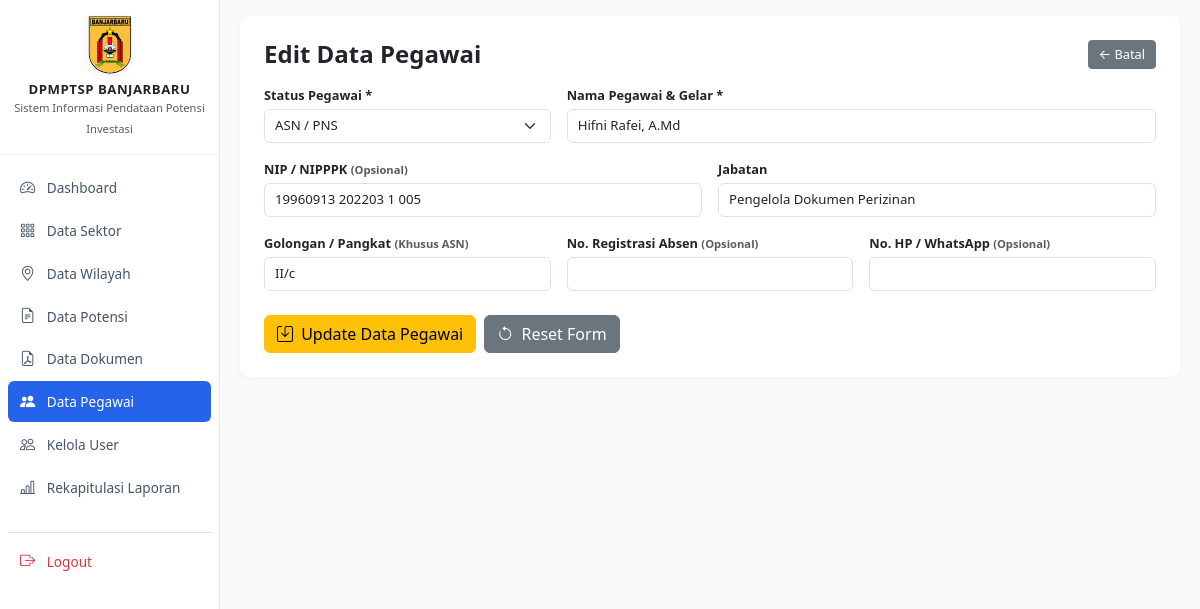
The app's page /admin/pegawai_edit.php?id=23 (signed in) with its own data.
### tables this page shows
CREATE TABLE `pegawai` (
  `id_pegawai` int NOT NULL AUTO_INCREMENT,
  `nip` varchar(50) DEFAULT NULL,
  `nama_pegawai` varchar(255) NOT NULL,
  `status_pegawai` enum('ASN','PPPK','Tenaga Kontrak') NOT NULL DEFAULT 'ASN',
  `jabatan` varchar(255) DEFAULT NULL,
  `golongan` varchar(50) DEFAULT NULL,
  `tipe_pppk` varchar(50) DEFAULT NULL,
  `no_reg_absen` varchar(50) DEFAULT NULL,
  `no_hp` varchar(50) DEFAULT NULL,
  `status` tinyint(1) DEFAULT '1',
  `created_at` timestamp NULL DEFAULT CURRENT_TIMESTAMP,
  PRIMARY KEY (`id_pegawai`)
);

### admin/pegawai_edit.php (the view, shortened to what this page needs)
<?php
require_once '../config/database.php';
$id = isset($_GET['id']) ? (int)$_GET['id'] : 0;
$stmt = $pdo->prepare("SELECT * FROM pegawai WHERE id_pegawai = :id LIMIT 1");
$stmt->execute([':id' => $id]);
$peg = $stmt->fetch();
?>
<!DOCTYPE html>
<html lang="id">
<head>
</head>
<body>
<div class="wrapper">
    <?php require_once '../includes/sidebar.php'; ?>
    <div id="content">
        <div class="card card-modern p-4">
            <div class="d-flex justify-content-between align-items-center mb-3">
                <h4 class="mb-0 fw-bold">Edit Data Pegawai</h4>
                <a href="pegawai.php" class="btn btn-secondary btn-sm">&larr; Batal</a>
            </div>
            <form method="POST" class="row g-3">
                <div class="col-md-4">
                    <label class="form-label">Status Pegawai *</label>
                    <select name="status_pegawai" id="status_pegawai" class="form-select" required>
                        <option value="ASN" <?= $peg['status_pegawai'] === 'ASN' ? 'selected' : '' ?>>ASN / PNS</option>
                    </select>
                </div>
                <div class="col-md-8">
                    <label class="form-label">Nama Pegawai & Gelar *</label>
                    <input type="text" name="nama_pegawai" class="form-control" required value="<?= htmlspecialchars($peg['nama_pegawai']) ?>">
                </div>
                <div class="col-md-6">
                    <label class="form-label">NIP / NIPPPK <small class="text-muted">(Opsional)</small></label>
                    <input type="text" name="nip" class="form-control" value="<?= htmlspecialchars($peg['nip'] ?? '') ?>">
                </div>
                <div class="col-md-6">
                    <label class="form-label">Jabatan</label>
                    <input type="text" name="jabatan" class="form-control" value="<?= htmlspecialchars($peg['jabatan'] ?? '') ?>">
                </div>
                <div class="col-md-4" id="box_golongan" style="display: <?= $peg['status_pegawai'] === 'ASN' ? 'block' : 'none' ?>;">
                    <label class="form-label">Golongan / Pangkat <small class="text-muted">(Khusus ASN)</small></label>
                    <input type="text" name="golongan" class="form-control" value="<?= htmlspecialchars($peg['golongan'] ?? '') ?>">
                </div>
                <div class="col-md-4">
                    <label class="form-label">No. Registrasi Absen <small class="text-muted">(Opsional)</small></label>
                    <input type="text" name="no_reg_absen" class="form-control" value="<?= htmlspecialchars($peg['no_reg_absen'] ?? '') ?>">
                </div>
                <div class="col-md-4">
                    <label class="form-label">No. HP / WhatsApp <small class="text-muted">(Opsional)</small></label>
                    <input type="text" name="no_hp" class="form-control" value="<?= htmlspecialchars($peg['no_hp'] ?? '') ?>">
                </div>
                <div class="col-12 mt-4 d-flex gap-2">
                    <button type="submit" class="btn btn-warning"><i class="bi bi-save me-1"></i> Update Data Pegawai</button>
                    <button type="reset" class="btn btn-secondary"><i class="bi bi-arrow-counterclockwise me-1"></i> Reset Form</button>
                </div>
            </form>
        </div>
    </div>
</div>
</body>
</html>

### includes/sidebar.php (style rules this page uses)
body { min-height: 100vh; background-color: #f8fafc; font-size: 0.85rem; }
.wrapper { display: flex; width: 100%; align-items: flex-start; }
#content { width: 100%; padding: 16px 20px; min-height: 100vh; }
.card-modern { border: none; border-radius: 10px; box-shadow: 0 2px 10px rgba(0,0,0,0.03); background: #ffffff; }
.form-control, .form-select { padding: 6px 10px; font-size: 0.825rem; border-radius: 6px; }
.form-label { font-size: 0.8rem; margin-bottom: 4px; font-weight: 600; }
.btn-sm { padding: 4px 10px; font-size: 0.8rem; }

### records on screen
pegawai: status_pegawai "ASN / PNS", nama_pegawai "Hifni Rafei, A.Md", nip "19960913 202203 1 005", jabatan "Pengelola Dokumen Perizinan", golongan "II/c"
